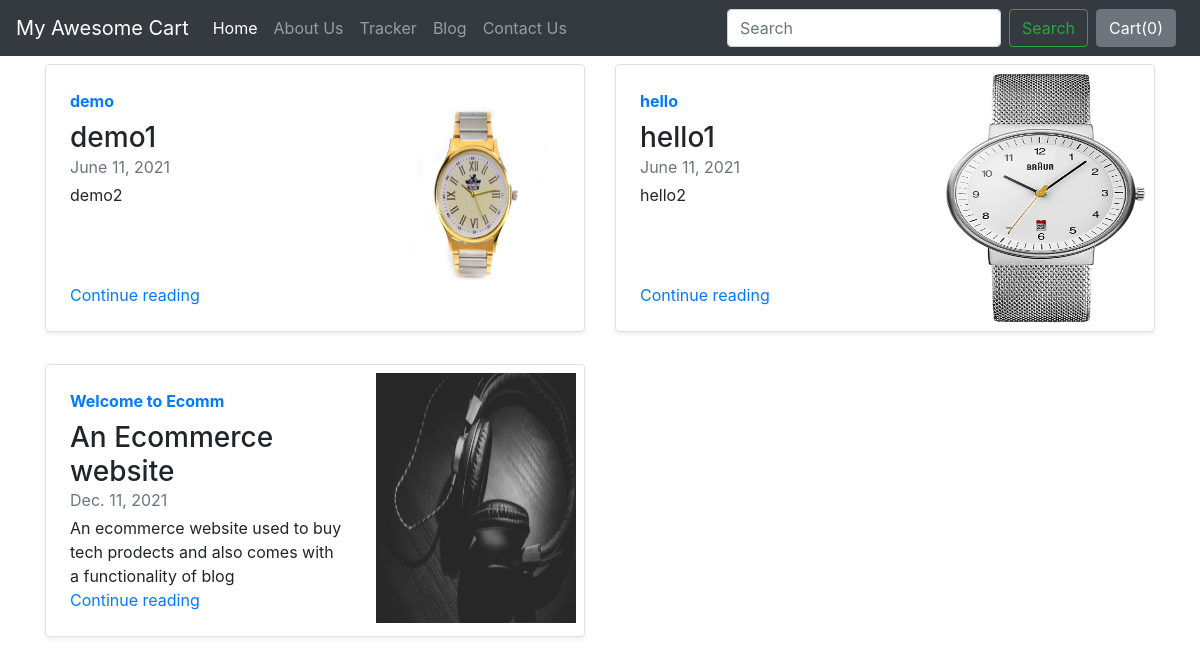
Screenshot of /blog/ with the database file from the repository.
### blog/models.py (models this page shows)
class Blogpost(models.Model):
	post_id = models.AutoField(primary_key=True)
	title = models.CharField(max_length=50)
	head0 = models.CharField(max_length=500, default="")
	chead0 = models.CharField(max_length=5000, default="")
	head1 = models.CharField(max_length=500, default="")
	chead1 = models.CharField(max_length=5000, default="")
	head2 = models.CharField(max_length=500, default="")
	chead2 = models.CharField(max_length=5000, default="")
	pub_date = models.DateField()
	thumbnail = models.ImageField(upload_to="shop/images", default="")
	def __str__(self):
		return self.title

### blog/views.py (the view)
# urls.py: path('', views.index, name="BlogHome"),
def index(request):
	myposts = Blogpost.objects.all()
	print(myposts)
	params = {'myposts':myposts}
	return render(request, 'blog/index.html', params)

### blog/templates/blog/index.html (shortened to what this page needs)
{% extends 'blog/basic.html' %}
{% block body %}
<div class="container mt-2">
<div class="row my-2">
    {% for item in myposts %}
        <div class="col-md-6">
            <div class="row no-gutters border rounded overflow-hidden flex-md-row mb-4 shadow-sm h-md-250 position-relative">
                <div class="col p-4 d-flex flex-column position-static">
                    <strong class="d-inline-block mb-2 text-primary">{{item.title}}</strong>
                    <h3 class="mb-0">{{item.head0}}</h3>
                    <div class="mb-1 text-muted">{{item.pub_date}}</div>
                    <p class="card-text mb-auto">{{item.chead0}}</p>
                    <a href="blogpost/{{item.post_id}}" class="stretched-link">Continue reading</a>
                </div>
                <div class="col-auto d-none d-lg-block p-2">
                    <img src="/media/{{item.thumbnail}}" class="bd-placeholder-img" width="200" height="250">
                </div>
            </div>
        </div>
    {% if forloop.counter|divisibleby:2 %}
    </div><div class="row my-2">
    {% endif %}
    {% endfor %}
</div>
{% endblock %}

### blog/templates/blog/basic.html (shortened to what this page needs)
<!doctype html>
<html lang="en">
<head>
    <link rel="stylesheet" href="https://stackpath.bootstrapcdn.com/bootstrap/4.2.1/css/bootstrap.min.css">
</head>
<body>
    <nav class="navbar navbar-expand-lg navbar-dark bg-dark">
        <a class="navbar-brand" href="/shop">My Awesome Cart</a>
        <div class="collapse navbar-collapse" id="navbarSupportedContent">
            <ul class="navbar-nav mr-auto">
                <li class="nav-item active">
                    <a class="nav-link" href="/shop">Home <span class="sr-only">(current)</span></a>
                </li>
                <li class="nav-item">
                    <a class="nav-link" href="/shop/about">About Us</a>
                </li>
                <li class="nav-item">
                    <a class="nav-link" href="/shop/tracker">Tracker</a>
                </li>
                <li class="nav-item">
                    <a class="nav-link" href="/blog">Blog</a>
                </li>
                <li class="nav-item">
                    <a class="nav-link" href="/shop/contact/">Contact Us</a>
                </li>
            </ul>
            <form class="form-inline my-2 my-lg-0">
                <input class="form-control mr-sm-2" type="search" placeholder="Search" aria-label="Search">
                <button class="btn btn-outline-success my-2 my-sm-0" type="submit">Search</button>
            </form>
            <button type="button" class="btn btn-secondary mx-2" id="popcart" data-container="body" data-toggle="popover" data-placement="bottom" data-html="true" data-content="Vivamus
sagittis lacus vel augue laoreet rutrum faucibus.">
                Cart(<span id="cart">0</span>)
            </button>
        </div>
    </nav>
    {% block body %} {% endblock %}
</body>
</html>

### rows the page displays
Blogpost: title "demo", head0 "demo1", pub_date "June 11, 2021", chead0 "demo2", thumbnail (picture)
Blogpost: title "hello", head0 "hello1", pub_date "June 11, 2021", chead0 "hello2", thumbnail (picture)
Blogpost: title "Welcome to Ecomm", head0 "An Ecommerce website", pub_date "Dec. 11, 2021", chead0 "An ecommerce website used to buy tech prodects and also comes with a functionality of blog", thumbnail (picture)
